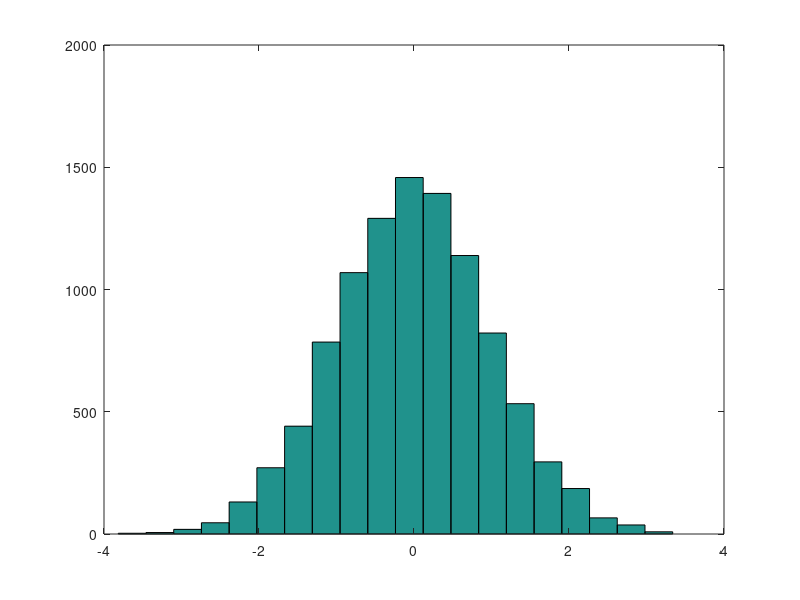
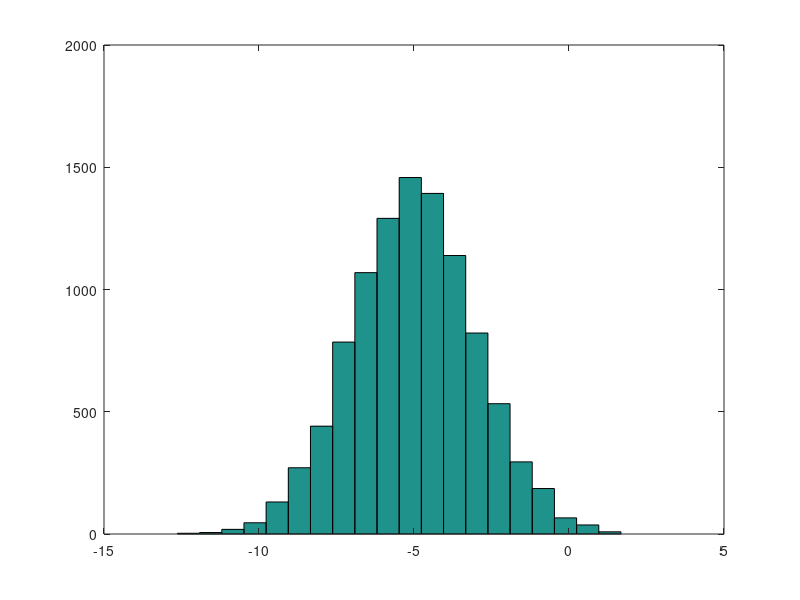

Reproduce these figures in MATLAB, in order.
N = 10000;

% Gaussian distribution N(mu=0,SD=1)
dist1 = randn(N,1);
mu = mean(dist1);
SD = std(dist1);
fprintf('mean=%.1f, SD=%.2f\n',mu,SD);
figure;
hist(dist1,20);


% Gaussian distribution N(-5,2)
dist2 = 2*dist1-5;
mu = mean(dist2);
SD = std(dist2);
fprintf('mean=%.1f, SD=%.2f\n',mu,SD);
figure;
hist(dist2,20);
